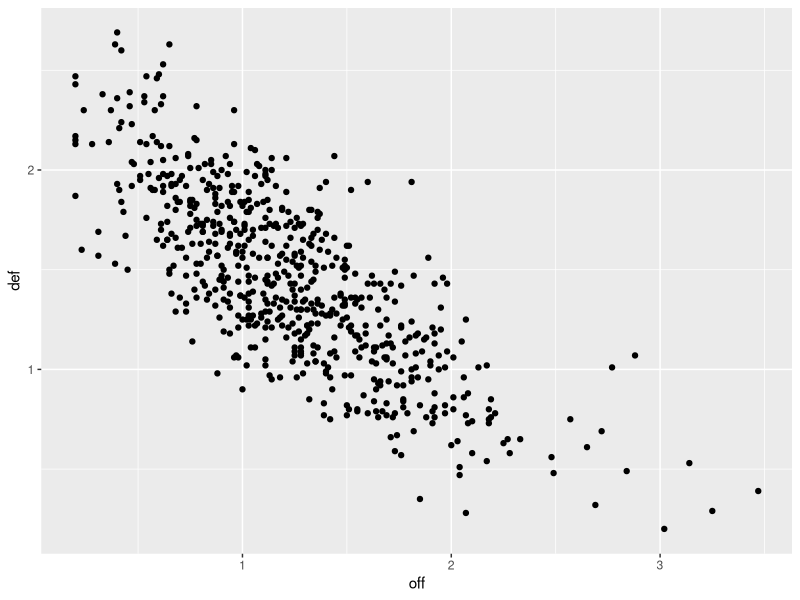

Recreate this plot in R.
## ---- chunk 1

knitr::opts_chunk$set(echo = FALSE)

## ---- chunk 2
library(tidyverse)
## ---- chunk 3

rankings <- read_csv("data/spi_global_rankings.csv")

ggplot(rankings, mapping = aes(x = off, y = def)) +
  geom_point()

